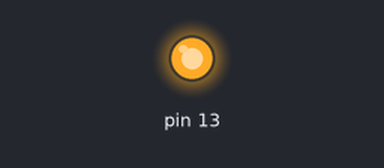
This sketch was run on a simulated Arduino Uno, built with avr-gcc and run on an emulated ATmega328P. On the bench: output pins drawn as LEDs (lit = HIGH).

Above: at 0.75 s.
At 2.77 s:
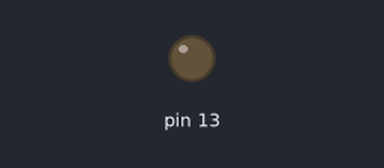
Timing chart, 0 to 3.1 s (numbered marks = the images above):
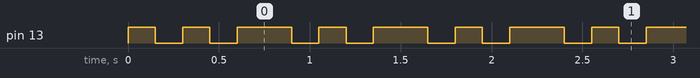

Measured:
- by itself, pin 13: repeats every 0.75 s: LOW 0.15 s, HIGH 0.15 s, LOW 0.15 s, HIGH 0.30 s
- by itself, everything shown: repeats every 0.75 s, in 4 steps

The sketch:

sketch_aug27b.ino
```cpp
int led = 13;
void setup() {
  // put your setup code here, to run once:
  pinMode(13, OUTPUT);

}

void loop() {
  // put your main code here, to run repeatedly:
  digitalWrite(13, HIGH);
  delay(150);
   digitalWrite(13, LOW);
  delay(150);
  digitalWrite(13, HIGH);
  delay(150);
  digitalWrite(13, LOW);
  delay(150);
  digitalWrite(13, HIGH);
  delay(150);


}
```
